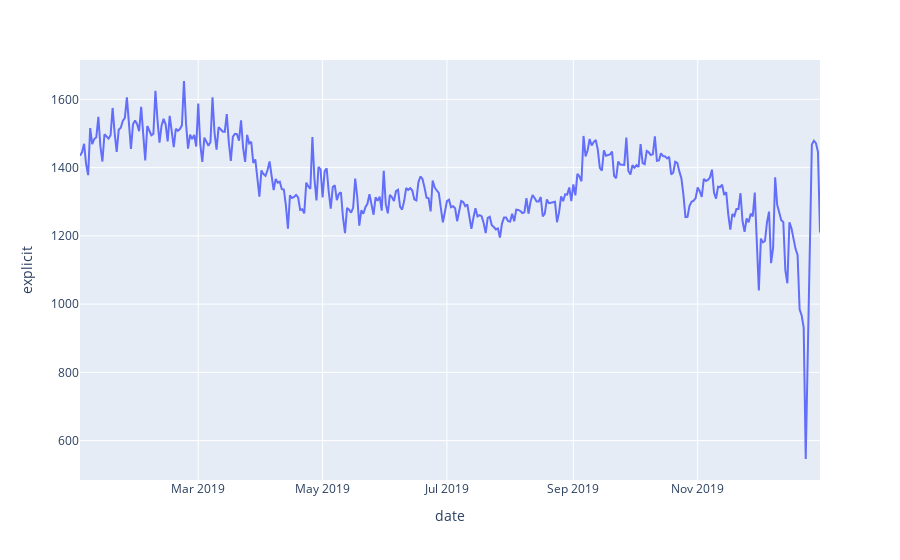

The code cell stored with this chart in its notebook:
### Code cell
## overall average measure of valence 

fig = px.line(e, x="date", y="explicit")
fig.show()

### Figure 1 — Plotly figure (JSON) as saved in the notebook; plotly's stock layout.template omitted (floating-point values rounded to 4 significant figures; data arrays with more than 128 entries replaced by an {"elided": "..."} marker saying what was removed)
{"data": [{"hoverlabel": {"namelength": 0}, "hovertemplate": "date=%{x}<br>explicit=%{y}", "legendgroup": "", "line": {"color": "#636efa", "dash": "solid"}, "mode": "lines", "name": "", "showlegend": false, "type": "scatter", "x": {"elided": "364 str values"}, "xaxis": "x", "y": {"elided": "364 int values"}, "yaxis": "y"}], "layout": {"legend": {"tracegroupgap": 0}, "margin": {"t": 60}, "xaxis": {"anchor": "y", "domain": [0, 1], "title": {"text": "date"}}, "yaxis": {"anchor": "x", "domain": [0, 1], "title": {"text": "explicit"}}}}
